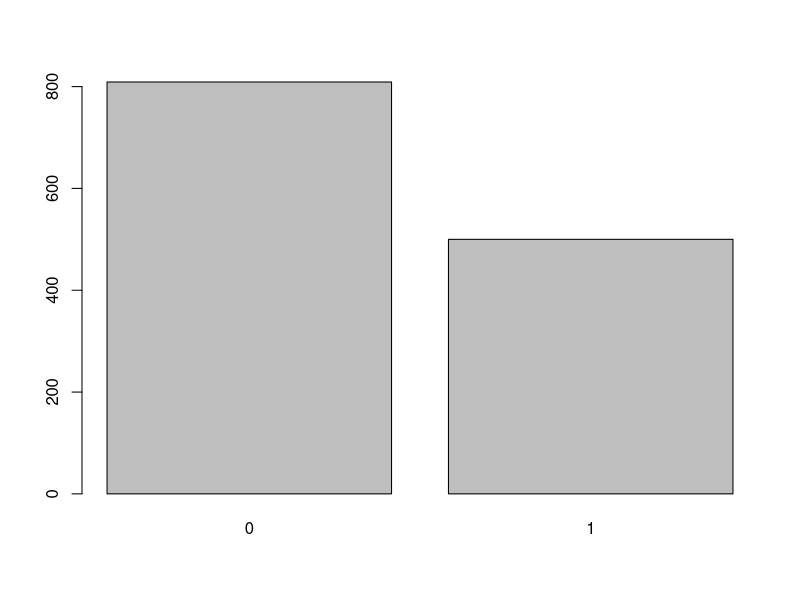
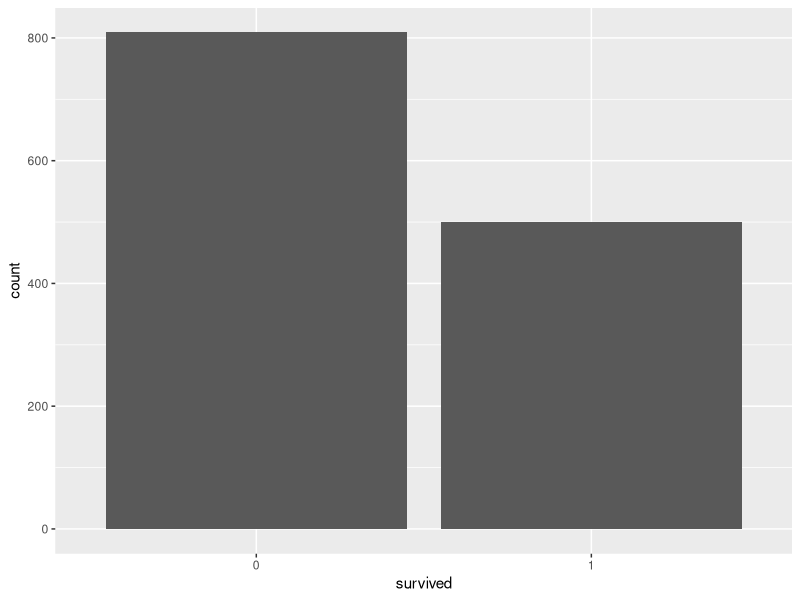
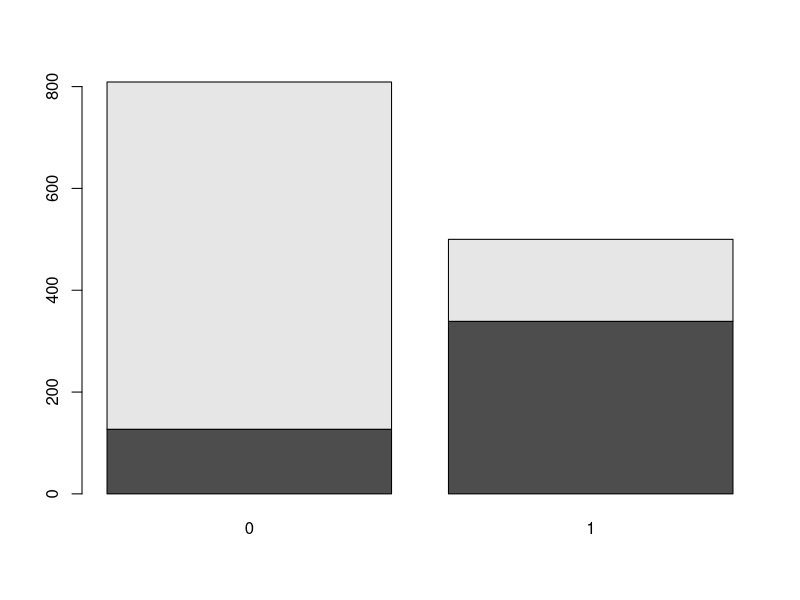
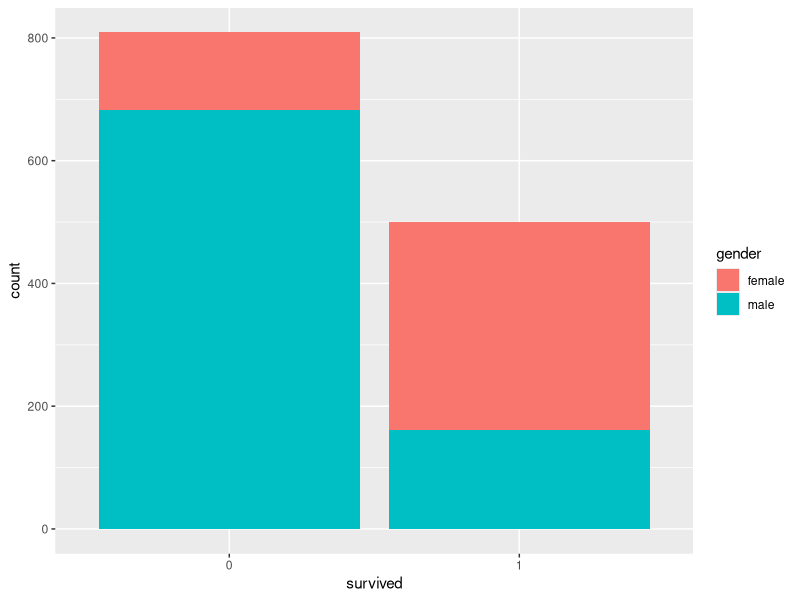
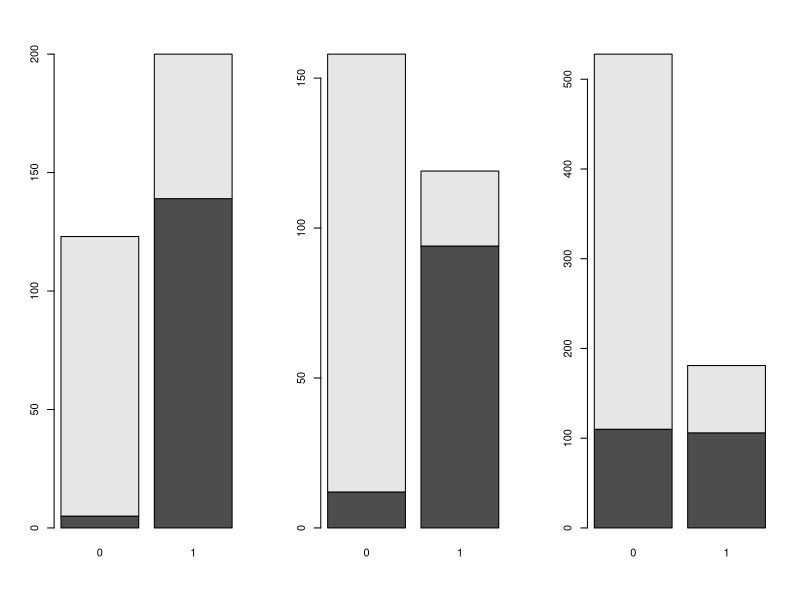
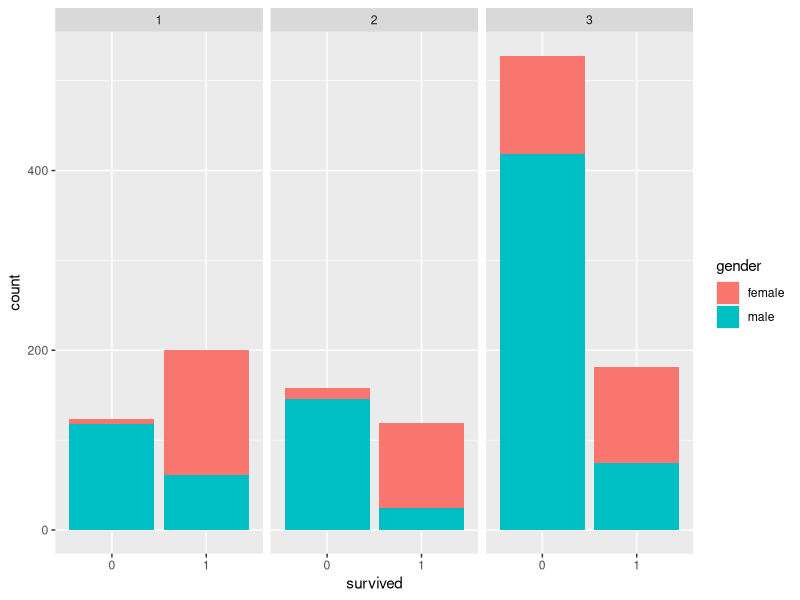
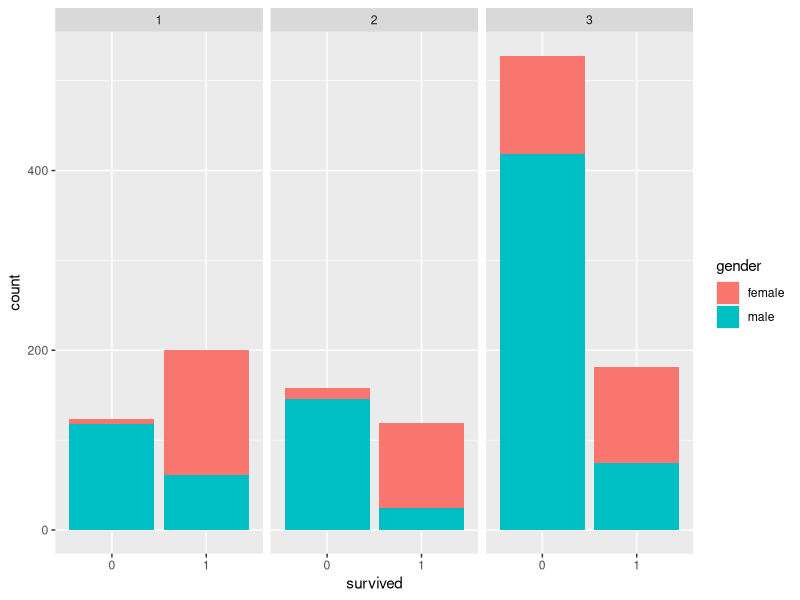
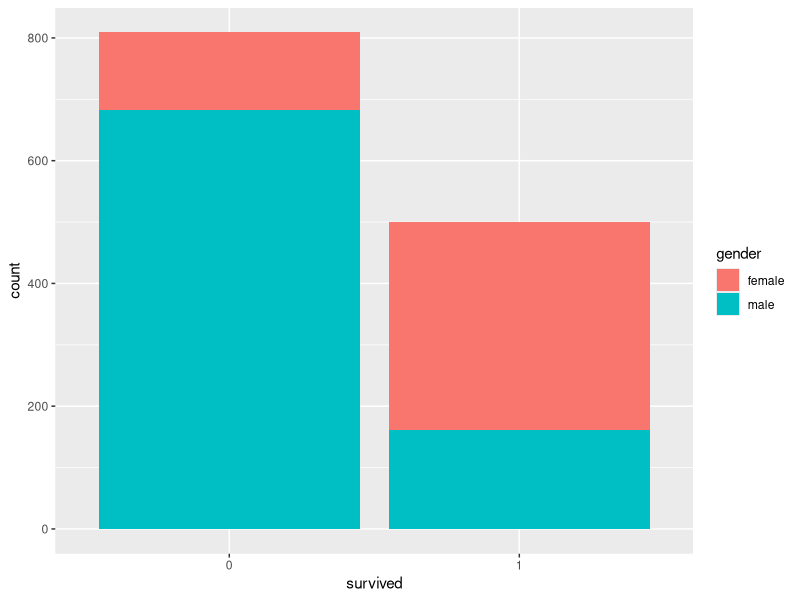

R code for these plots, in order:
## ---- chunk 1
library(knitr)
knitr::opts_chunk$set(cache = F, echo = T, fig.align = "center", fig.width = 5, fig.height = 5, resize.width = "0.9\\textwidth", resize.height = "0.9\\textwidth")
def.chunk.hook  <- knitr::knit_hooks$get("chunk")
knitr::knit_hooks$set(chunk = function(x, options) {
  x <- def.chunk.hook(x, options)
  ifelse(options$size != "normalsize", paste0("\\", options$size,"\n\n", x, "\n\n \\normalsize"), x)
})
## ---- chunk 2
library(tidyverse)
## ---- chunk 3
## load data and look at top few rows
titanic <- read_csv("titanic.csv")
titanic <- titanic %>%
    mutate(name = abbreviate(name)) %>%
    mutate(pclass = as.character(pclass)) %>%
    mutate(survived = as.character(survived)) %>%
    as.data.frame()
head(titanic)
## ---- chunk 4
head(titanic)
## ---- chunk 5
temp <- tribble(~Replicate1, ~Replicate2, ~Replicate3,
                1.2, 2.2, 2.3,
                3.4, 3.5, 2.9)
temp <- as.data.frame(temp)
rownames(temp) <- c("TreatmentA", "TreatmentB")
temp
## ---- chunk 6
temp %>% rownames_to_column("Treatment") %>%
    gather(Replicate, Measurement, -Treatment)
## ---- chunk 7
barplot(table(titanic$survived))
## ---- chunk 8
ggplot(titanic) + 
    geom_bar(aes(x = survived))
## ---- chunk 9
barplot(table(titanic$gender, 
          titanic$survived))
## ---- chunk 10
ggplot(titanic) + 
    geom_bar(aes(x = survived, 
                 fill = gender))
## ---- chunk 11
par(mfrow = c(1, 3))
for(i in unique(titanic$pclass)) {
    temp <- titanic[
        titanic$pclass == i, ]
    barplot(table(temp$gender, 
          temp$survived))
}
## ---- chunk 12
ggplot(titanic) + 
    geom_bar(aes(x = survived, 
                 fill = gender)) +
    facet_wrap(~pclass)
## ---- chunk 13

## ---- chunk 14
ggplot(titanic) + 
    geom_bar(aes(x = survived, fill = gender)) +
    facet_wrap(~ pclass)
## ---- chunk 15
ggplot(titanic) + geom_bar(aes(x = survived, fill = gender))
## ---- chunk 16
ggplot(titanic) + geom_bar(aes(x = survived, fill = gender)) +
    facet_wrap(~ pclass)
## ---- chunk 17
ggplot(titanic) + geom_bar(aes(x = survived, fill = pclass)) +
    facet_wrap(~ gender)
## ---- chunk 18
ggplot(titanic) + 
    geom_point(aes(x = fare, 
                 y = age, 
                 colour = survived)) +
    facet_grid(pclass ~ gender)
## ---- chunk 19
ggplot(titanic) + 
    geom_point(aes(x = fare, 
                 y = age))
## ---- chunk 20
ggplot(titanic, aes(x = fare, y = age)) + 
    geom_point() +
    stat_smooth()
## ---- chunk 21
ggplot(titanic, aes(x = fare, y = age, colour = survived)) + 
    geom_point() +
    facet_wrap(~ gender) + 
    stat_smooth()
## ---- chunk 22
ggplot(titanic) + 
    geom_bar(aes(x = survived, 
                    fill = gender)) +
    scale_fill_manual(values = c("red", "blue"))
## ---- chunk 23
ggplot(titanic) + 
    geom_bar(aes(x = survived, 
                    fill = gender),
             position = "dodge")
